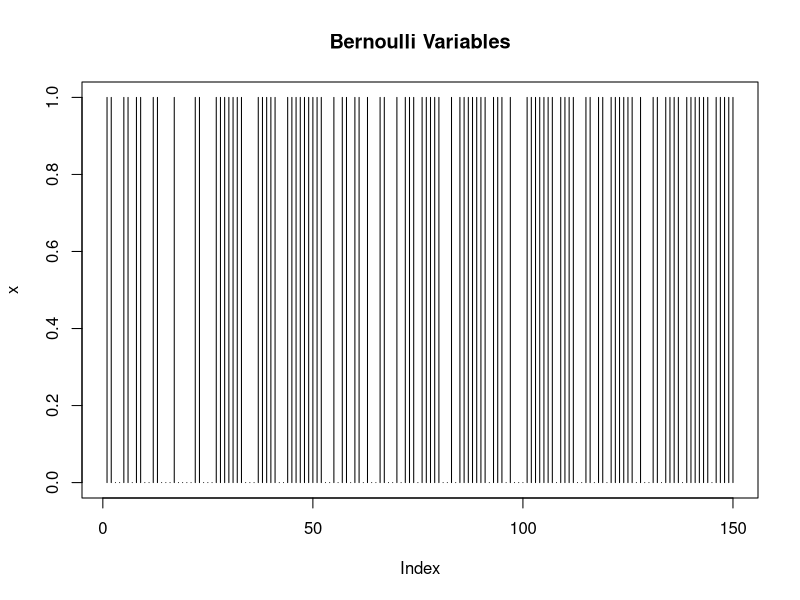

Generate this figure with R:
#n <- 200
n <- 150 # assigning the value 150 to n 
x <- runif(n) # generating the random uniform distribution variables passing the n variable into runif function
x <- x > .3 # we check if the X value generated is greater than the 0.3 margin 
# we are plotting the Bernoulli variables using the plot function passing the required arguments
plot (x, type ='h', main = 'Bernoulli Variables')
